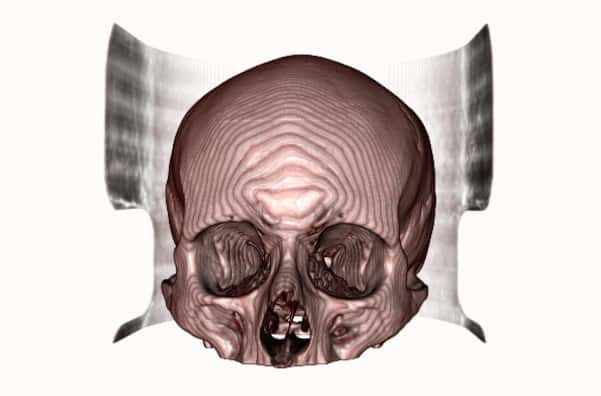
#> input picture SKULL_CT.jpg, 601 x 396 px
$ jupyter execute Image_Transforms_medical_Image_Analysis.ipynb   (shell and % lines are left out)
#> lines starting #> are read from the running program, lines starting #| are printed output that depends on the picture
[cell 1]
# Step 1: Install necessary libraries

# Step 2: Import necessary libraries
import numpy as np
import cv2
import matplotlib.pyplot as plt
from scipy.fftpack import dct, idct
from scipy.fft import fft2, ifft2
from pywt import wavedec2, waverec2  # PyWavelets (wavelet transforms)
from scipy.linalg import hadamard
from sklearn.decomposition import PCA
import os  # For checking file existence

# Helper Function for Normalizing Transform Results
def normalize_image(image):
    image = np.abs(image)  # Absolute value for frequency domain transforms
    image = (image - np.min(image)) / (np.max(image) - np.min(image)) * 255  # Normalize to [0, 255]
    return image.astype(np.uint8)

[cell 2]
# Step 3: Load the CT image from disk if it exists
def load_ct_image():
    filename = 'SKULL_CT.jpg' #source-uman_Skull_2 Free DICOM file by Medimodel team (https://medimodel.com/sample-dicom-files/human_skull_2_dicom_file/)

    if os.path.exists(filename):
        print(f"File '{filename}' found, loading the image.")
        # Read the image in grayscale using OpenCV
        image = cv2.imread(filename, cv2.IMREAD_GRAYSCALE)
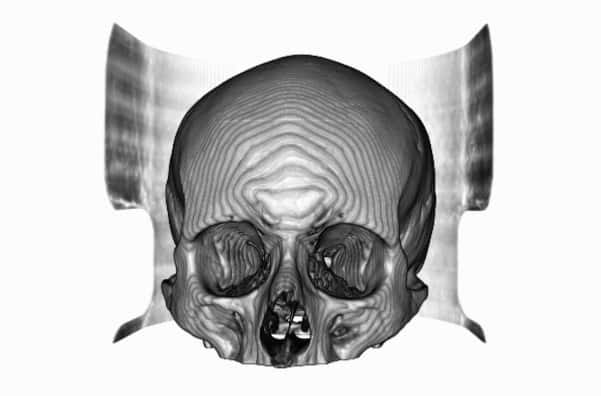
#> image: shape (396, 601); min 0, max 255, mean 199
    else:
        raise FileNotFoundError(f"File '{filename}' not found. Please ensure it is uploaded or in the environment.")

    # Resize image to manageable dimensions
    image = cv2.resize(image, (256, 256))  # Resize to 256x256 for consistency
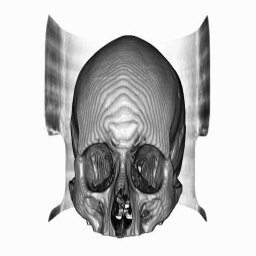
#> image: shape (256, 256); min 0, max 255, mean 199
    return image

# Step 4: Display two images side by side (Original and Transformed)
def display_images_side_by_side(original, transformed, title1="Original", title2="Transformed"):
    plt.figure(figsize=(10, 5))

    # Display original image
    plt.subplot(1, 2, 1)
    plt.imshow(original, cmap='gray')
    plt.title(title1)
    plt.axis('off')

    # Display transformed image
    plt.subplot(1, 2, 2)
    plt.imshow(np.log(np.abs(transformed) + 1), cmap='gray')  # Log scale for better visualization
    plt.title(title2)
    plt.axis('off')

    # Show both images
    plt.show()

[cell 3]
# Step 5: Perform DCT (Discrete Cosine Transform)
def perform_dct(image):
    # Apply 2D DCT
    dct_transformed = dct(dct(image.T, norm='ortho').T, norm='ortho')
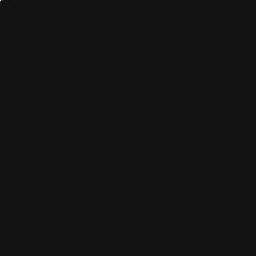
#> dct_transformed: shape (256, 256) float64; min -4165.7, max 50935.9, mean 1; drawn with min black and max white
#> call 2 of display_images_side_by_side, with transformed = array of shape (256, 256), title1 = 'Original CT Image', title2 = 'DFT of CT Image'
#> in display_images_side_by_side (call 2), `plt.show()`:
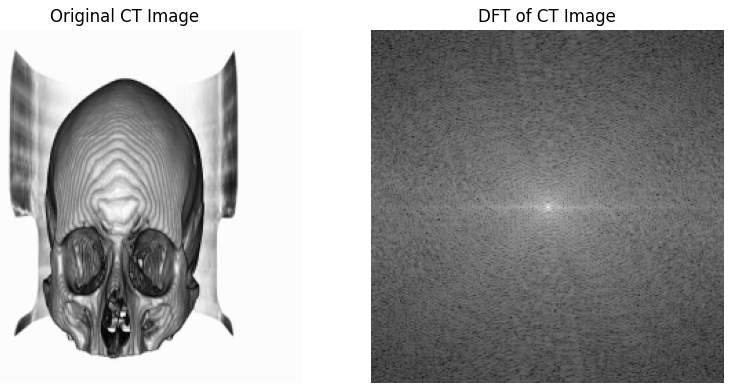
#> figure drawn by matplotlib, 2 panels
    return dct_transformed

# Step 6: Perform DFT (Discrete Fourier Transform)
def perform_dft(image):
    # Apply 2D DFT
    dft_transformed = np.fft.fftshift(fft2(image))
    return dft_transformed

# Step 7: Perform Haar Wavelet Transform
def perform_haar(image):
    # Apply 2D Haar Wavelet Transform (1-level decomposition)
    coeffs = wavedec2(image, 'haar', level=1)
#> coeffs = 2 items
    return coeffs

# Step 8: Perform Hadamard Transform
def pad_to_power_of_2(image):
    # Pad image to the nearest power of 2
    rows, cols = image.shape
    new_size = 2 ** int(np.ceil(np.log2(max(rows, cols))))

    # Create a new square image with padding (if necessary)
    padded_image = np.zeros((new_size, new_size))
    padded_image[:rows, :cols] = image  # Place the original image in the top-left corner
    return padded_image

def perform_hadamard(image):
    # Pad the image to the nearest power of 2
    padded_image = pad_to_power_of_2(image)

    # Generate Hadamard matrix for the size of the padded image
    N = hadamard(padded_image.shape[0])

    # Apply Hadamard transform
    hadamard_transformed = np.dot(np.dot(N, padded_image), N)

    # Crop back to the original image size after transform
    return hadamard_transformed[:image.shape[0], :image.shape[1]]

# Step 9: Perform KL Transform (PCA Approximation)
def perform_kl_transform(images):
    # Flatten images for PCA
    flat_images = [img.flatten() for img in images]

    # Apply PCA (KLT)
    pca = PCA(n_components=0.95)  # Retain 95% variance
    pca_transformed = pca.fit_transform(flat_images)
    return pca_transformed

[cell 4]
# Step 10: Load the CT image
image = load_ct_image()

[cell 5]
# Step 11: Apply and display DCT
dct_result = perform_dct(image)
display_images_side_by_side(image, dct_result, "Original CT Image", "DCT of CT Image")

# Step 12: Apply and display DFT
dft_result = perform_dft(image)
display_images_side_by_side(image, dft_result, "Original CT Image", "DFT of CT Image")

# Step 13: Apply and display Haar Wavelet Transform (Approximation coefficients only)
haar_result = perform_haar(image)
#> haar_result = 2 items
display_images_side_by_side(image, haar_result[0], "Original CT Image", "Haar Wavelet Transform Approximation")
#> call 3 of display_images_side_by_side, with title1 = 'Original CT Image', title2 = 'Haar Wavelet Transform Approximation'
#> in display_images_side_by_side (call 3), `plt.show()`:
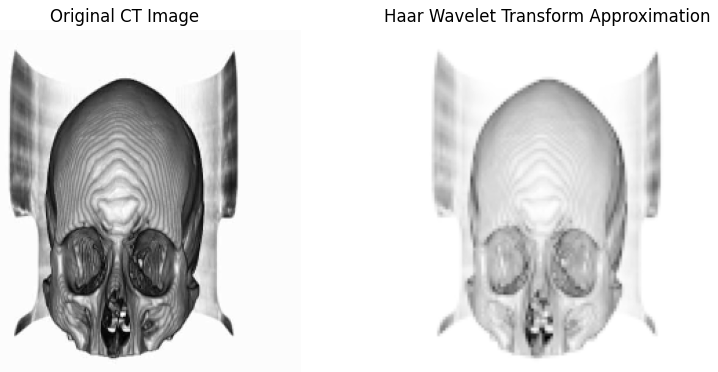
#> figure drawn by matplotlib, 2 panels

# Step 14: Apply and display Hadamard Transform
hadamard_result = perform_hadamard(image)
#> in perform_hadamard, `hadamard_transformed = np.dot(np.dot(N, padded_image), N)`:
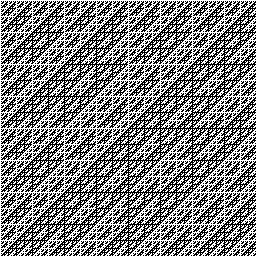
#> N: shape (256, 256) int64; values -1 (black) and 1 (white), 50.2% white; black in thin lines or dots
display_images_side_by_side(image, hadamard_result, "Original CT Image", "Hadamard Transform of CT Image")
#> call 4 of display_images_side_by_side, with title1 = 'Original CT Image', title2 = 'Hadamard Transform of CT Image'
#> in display_images_side_by_side (call 4), `plt.show()`:
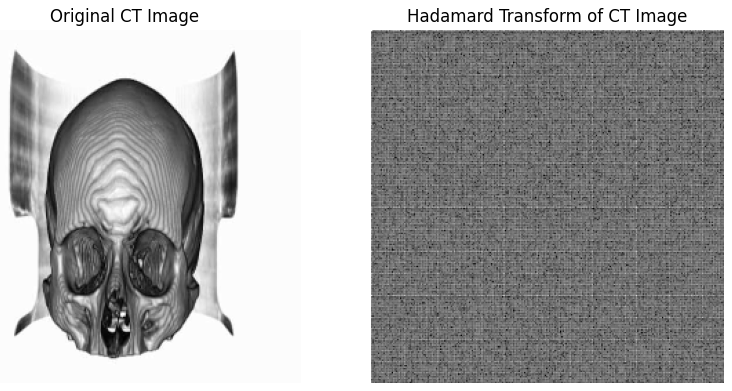
#> figure drawn by matplotlib, 2 panels

# Step 15: Perform KL Transform (PCA-based) for a single image
def perform_kl_transform_single(image):
    # Flatten the image
    flat_image = image.flatten().reshape(1, -1)

    # Apply PCA (KLT)
    pca = PCA(n_components=0.95)  # Retain 95% variance
    pca_transformed = pca.fit_transform(flat_image)

    # Reconstruct the image after PCA
    reconstructed_image = pca.inverse_transform(pca_transformed).reshape(image.shape)

    return reconstructed_image

# Step 15: Apply and display KL Transform (PCA-based)
kl_result = perform_kl_transform_single(image)
#> in perform_kl_transform_single, `pca_transformed = pca.fit_transform(flat_image)`: pca_transformed = [0]
display_images_side_by_side(image, kl_result, "Original CT Image", "KL Transform (PCA-based) Approximation")
#> in display_images_side_by_side (call 5), `plt.show()`:
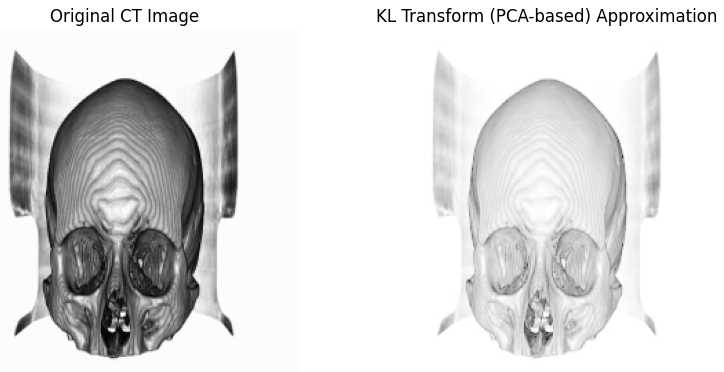
#> figure drawn by matplotlib, 2 panels

[cell 6]
# Perform Inverse DCT
def perform_idct(dct_image):
    # Apply 2D iDCT
    idct_transformed = idct(idct(dct_image.T, norm='ortho').T, norm='ortho')
    return idct_transformed

# Apply iDCT and display
idct_result = perform_idct(dct_result)
display_images_side_by_side(image, normalize_image(idct_result), "Original CT Image", "Reconstructed iDCT Image")
#> in display_images_side_by_side (call 6), `plt.show()`:
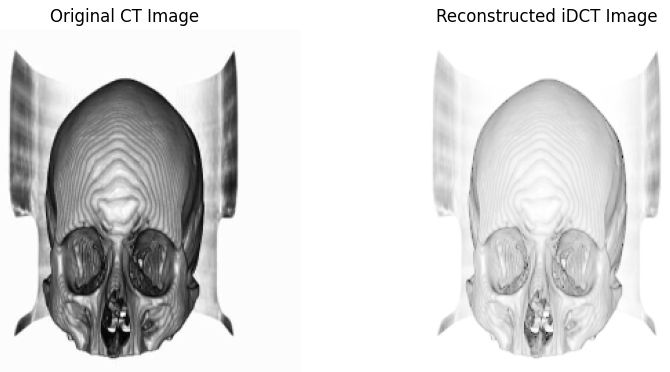
#> figure drawn by matplotlib, 2 panels

[cell 7]
# Perform Inverse DFT
def perform_idft(dft_image):
    # Shift back and apply iDFT
    idft_transformed = ifft2(np.fft.ifftshift(dft_image)).real  # Take the real part
    return idft_transformed

# Apply iDFT and display
idft_result = perform_idft(dft_result)
display_images_side_by_side(image, normalize_image(idft_result), "Original CT Image", "Reconstructed iDFT Image")

[cell 8]
# Perform Inverse Hadamard Transform
def perform_ihadamard(hadamard_image):
    # Apply Hadamard transform again (same process as forward Hadamard)
    padded_image = pad_to_power_of_2(hadamard_image)
    N = hadamard(padded_image.shape[0])
    ihadamard_transformed = np.dot(np.dot(N, padded_image), N)
    return ihadamard_transformed[:image.shape[0], :image.shape[1]]  # Crop back to original size

# Apply iHadamard and display
ihadamard_result = perform_ihadamard(hadamard_result)
display_images_side_by_side(image, normalize_image(ihadamard_result), "Original CT Image", "Reconstructed iHadamard Image")
#> in display_images_side_by_side (call 8), `plt.show()`:
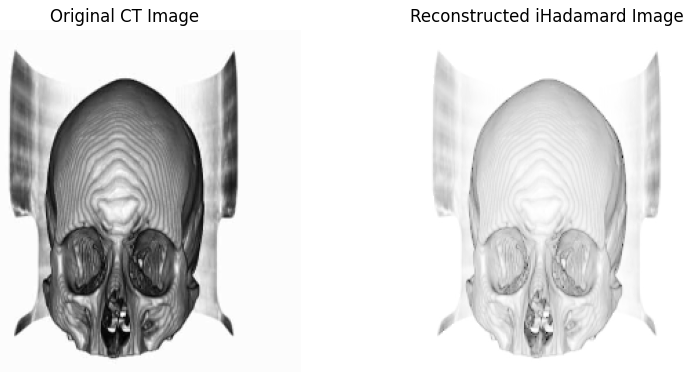
#> figure drawn by matplotlib, 2 panels
